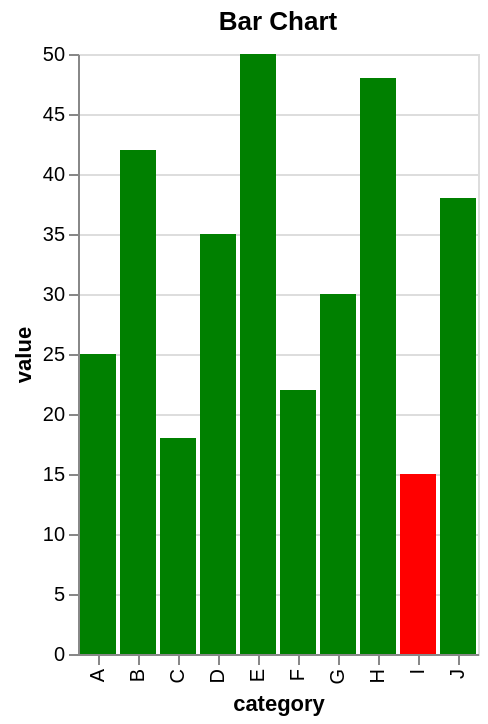

The code cell stored with this chart in its notebook:
### Code cell
# * The country column as the color. Set the color to:
#   - 'red' for 'IT'
#   - 'green' for 'FR'
#   - 'blue' for 'DE'
#   - 'orange' for 'UK' 
#   - 'purple' for 'US'
bar = alt.Chart(df).mark_bar().encode(
    x='category',
    y='value',
#    color=alt.Color('country', scale=alt.Scale(domain=['IT', 'FR', 'DE', 'UK', 'US'], range=['red', 'green', 'blue', 'orange', 'purple']))
    color=alt.condition(
            alt.datum.country == 'Italy',
            alt.value('red'),
            alt.value('green'))
).properties(
    title='Bar Chart'
)
bar

### Figure 1 — Vega-Lite specification as saved in the notebook (floating-point values rounded to 4 significant figures)
{"config": {"view": {"continuousWidth": 300, "continuousHeight": 300}}, "data": {"name": "data-ec5bd3a3d3304929e8457ff67bab0f96"}, "mark": {"type": "bar"}, "encoding": {"color": {"condition": {"test": "(datum.country === 'Italy')", "value": "red"}, "value": "green"}, "x": {"field": "category", "type": "nominal"}, "y": {"field": "value", "type": "quantitative"}}, "title": "Bar Chart", "$schema": "https://vega.github.io/schema/vega-lite/v5.16.3.json", "datasets": {"data-ec5bd3a3d3304929e8457ff67bab0f96": [{"category": "A", "value": 25, "country": "USA"}, {"category": "B", "value": 42, "country": "Canada"}, {"category": "C", "value": 18, "country": "UK"}, {"category": "D", "value": 35, "country": "Germany"}, {"category": "E", "value": 50, "country": "France"}, {"category": "F", "value": 22, "country": "Japan"}, {"category": "G", "value": 30, "country": "Australia"}, {"category": "H", "value": 48, "country": "China"}, {"category": "I", "value": 15, "country": "Italy"}, {"category": "J", "value": 38, "country": "Spain"}]}}
